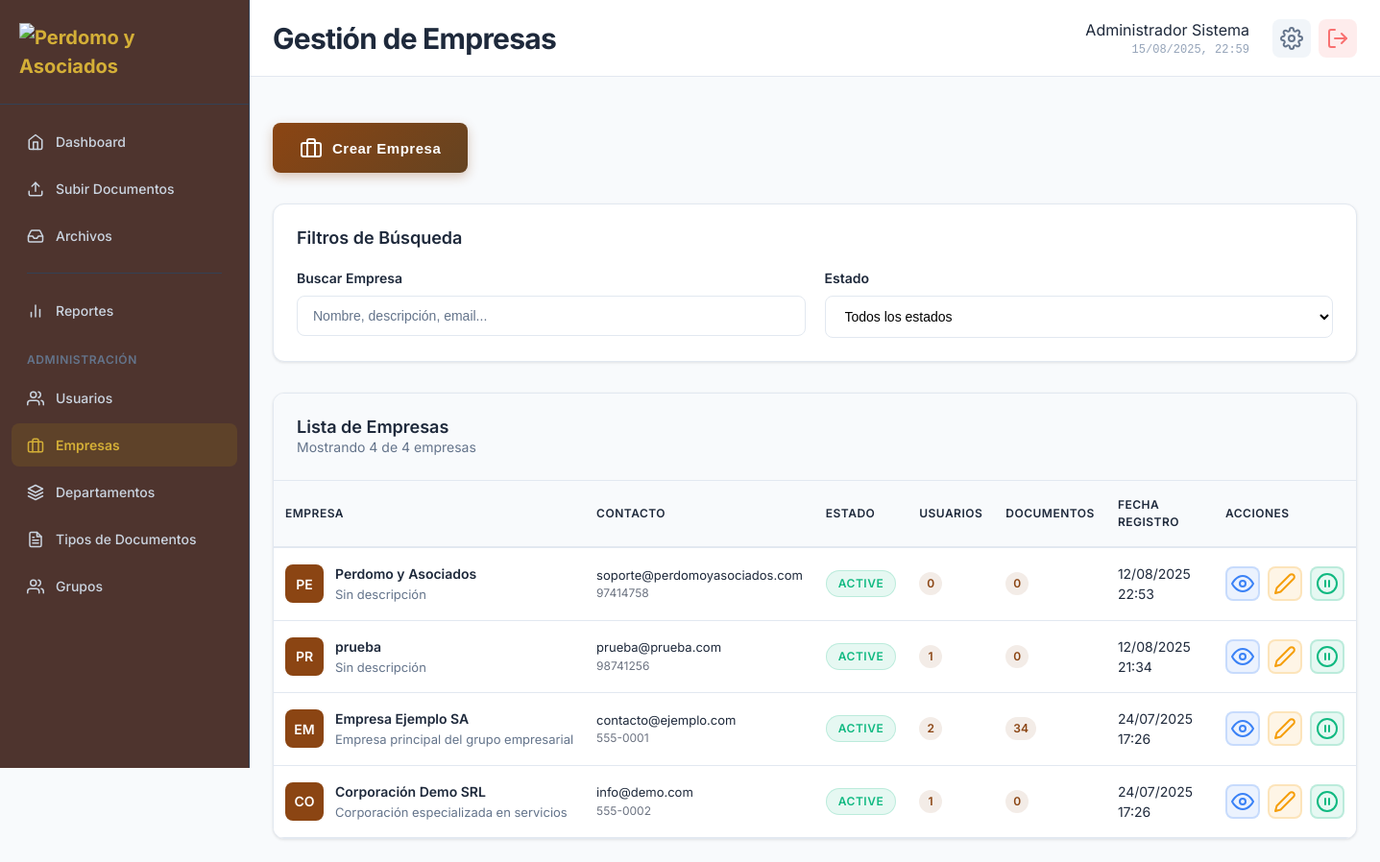
/modules/companies/index.php (signed in), run on the app's committed database.
### tables this page shows
CREATE TABLE `companies` (
  `id` int(11) NOT NULL,
  `name` varchar(255) NOT NULL,
  `description` text DEFAULT NULL,
  `ruc` varchar(20) DEFAULT NULL,
  `address` text DEFAULT NULL,
  `phone` varchar(20) DEFAULT NULL,
  `email` varchar(100) DEFAULT NULL,
  `contact_person` varchar(100) DEFAULT NULL,
  `status` enum('active','inactive') DEFAULT 'active',
  `created_at` timestamp NOT NULL DEFAULT current_timestamp(),
  `updated_at` timestamp NOT NULL DEFAULT current_timestamp() ON UPDATE current_timestamp()
);

### config/session.php (called while the page is built, shortened)
<?php
class SessionManager {
    public static function isLoggedIn() {
        return isset($_SESSION['user_id']) && !empty($_SESSION['user_id']);
    }
    public static function getCurrentUser() {
        return [
            'id' => $_SESSION['user_id'],
            'username' => $_SESSION['username'],
            'email' => $_SESSION['email'],
            'first_name' => $_SESSION['first_name'],
            'last_name' => $_SESSION['last_name'],
            'role' => $_SESSION['role'],
            'company_id' => $_SESSION['company_id'],
            'department_id' => $_SESSION['department_id'],
            'download_enabled' => $_SESSION['download_enabled'] ?? 1,
            'full_name' => trim(($_SESSION['first_name'] ?? '') . ' ' . ($_SESSION['last_name'] ?? ''))
        ];
    }
}
?>

### modules/companies/index.php (the view, shortened to what this page needs)
<?php
require_once '../../config/session.php';
require_once '../../config/database.php';
$currentUser = SessionManager::getCurrentUser();
try {
    $database = new Database();
    $pdo = $database->getConnection();
} catch (Exception $e) {
    error_log("Error de conexión a base de datos en companies/index.php: " . $e->getMessage());
    die("Error de conexión a la base de datos. Por favor, contacte al administrador.");
}
$itemsPerPage = 10;
$currentPage = isset($_GET['page']) ? max(1, (int)$_GET['page']) : 1;
$offset = ($currentPage - 1) * $itemsPerPage;
$filters = [
    'search' => $_GET['search'] ?? '',
    'status' => $_GET['status'] ?? ''
];
$whereConditions = ["c.status != 'deleted'"];
$params = [];
$whereClause = implode(' AND ', $whereConditions);
try {
    $companiesQuery = "SELECT c.*,
                       (SELECT COUNT(*) FROM users u WHERE u.company_id = c.id AND u.status != 'deleted') as user_count,
                       (SELECT COUNT(*) FROM documents d JOIN users u ON d.user_id = u.id WHERE u.company_id = c.id) as document_count
                       FROM companies c
                       WHERE " . $whereClause . "
                       ORDER BY c.created_at DESC
                       LIMIT ? OFFSET ?";
    $stmt = $pdo->prepare($companiesQuery);
    $stmt->execute(array_merge($params, [$itemsPerPage, $offset]));
    $companies = $stmt->fetchAll(PDO::FETCH_ASSOC);
    $countQuery = "SELECT COUNT(*) FROM companies c WHERE " . $whereClause;
    $stmt = $pdo->prepare($countQuery);
    $stmt->execute($params);
    $totalCompanies = $stmt->fetchColumn();
} catch (Exception $e) {
    error_log("Error obteniendo empresas: " . $e->getMessage());
    $companies = [];
    $totalCompanies = 0;
    $totalPages = 1;
}
function getStatusBadgeClass($status) {
    switch ($status) {
        case 'active': return 'status-active';
    }
}
function formatDate($dateString) {
    $date = new DateTime($dateString);
    return $date->format('d/m/Y H:i');
}
?>
<!DOCTYPE html>
<html lang="es">
<head>
    <link rel="stylesheet" href="../../assets/css/main.css">
    <link rel="stylesheet" href="../../assets/css/dashboard.css">
    <link rel="stylesheet" href="../../assets/css/sidebar.css">
    <link rel="stylesheet" href="../../assets/css/companies.css">
</head>
<body class="dashboard-layout">
    <?php include '../../includes/sidebar.php'; ?>
    <div class="main-content">
        <header class="content-header">
            <div class="header-left">
                <h1>Gestión de Empresas</h1>
            </div>
            <div class="header-right">
                <div class="header-info">
                    <div class="user-name-header"><?php echo htmlspecialchars(($currentUser['first_name'] ?? '') . ' ' . ($currentUser['last_name'] ?? '')); ?></div>
                    <div class="current-time" id="currentTime"></div>
                </div>
                <div class="header-actions">
                    <button class="btn-icon" onclick="showComingSoon('Configuración')">
                        <i data-feather="settings"></i>
                    </button>
                    <a href="../../logout.php" class="btn-icon logout-btn" onclick="return confirm('¿Está seguro que desea cerrar sesión?')">
                        <i data-feather="log-out"></i>
                    </a>
                </div>
            </div>
        </header>
        <div class="companies-container">
            <div class="page-header">
                <div class="page-title-section">
                    <button class="btn btn-primary btn-create-company" onclick="openCreateCompanyModal()">
                        <i data-feather="briefcase"></i>
                        <span>Crear Empresa</span>
                    </button>
                </div>
            </div>
            <div class="filters-section">
                <h3>Filtros de Búsqueda</h3>
                <form class="filters-form" method="GET">
                    <div class="filters-row">
                        <div class="filter-group">
                            <label for="search">Buscar Empresa</label>
                            <input type="text"
                                   id="search"
                                   name="search"
                                   class="form-input"
                                   placeholder="Nombre, descripción, email..."
                                   value="<?php echo htmlspecialchars($filters['search']); ?>">
                        </div>
                        <div class="filter-group">
                            <label for="status">Estado</label>
                            <select id="status" name="status" class="form-input">
                                <option value="">Todos los estados</option>
                            </select>
                        </div>
                    </div>
                </form>
            </div>
            <div class="table-section">
                <div class="table-header-info">
                    <div>
                        <h3>Lista de Empresas</h3>
                        <p>Mostrando <?php echo count($companies); ?> de <?php echo $totalCompanies; ?> empresas</p>
                    </div>
                </div>
                <div class="table-wrapper">
                    <?php if (empty($companies)): ?>
                        <div class="table-empty">
                            <i data-feather="briefcase"></i>
                            <h4>No se encontraron empresas</h4>
                            <p>No hay empresas que coincidan con los filtros aplicados.</p>
                        </div>
                    <?php else: ?>
                        <table class="data-table">
                            <thead>
                                <tr>
                                    <th>Empresa</th>
                                    <th>Contacto</th>
                                    <th>Estado</th>
                                    <th>Usuarios</th>
                                    <th>Documentos</th>
                                    <th>Fecha Registro</th>
                                    <th class="actions-cell">Acciones</th>
                                </tr>
                            </thead>
                            <tbody>
                                <?php foreach ($companies as $company): ?>
                                    <tr>
                                        <td>
                                            <div class="company-info">
                                                <div class="company-avatar">
                                                    <?php echo strtoupper(substr($company['name'], 0, 2)); ?>
                                                </div>
                                                <div class="company-details">
                                                    <div class="company-name">
                                                        <?php echo htmlspecialchars($company['name']); ?>
                                                    </div>
                                                    <div class="company-description">
                                                        <?php echo htmlspecialchars($company['description'] ?? 'Sin descripción'); ?>
                                                    </div>
                                                </div>
                                            </div>
                                        </td>
                                        <td>
                                            <div>
                                                <?php if (!empty($company['email'])): ?>
                                                    <div style="font-size: 13px;"><?php echo htmlspecialchars($company['email']); ?></div>
                                                <?php endif; ?>
                                                <?php if (!empty($company['phone'])): ?>
                                                    <div style="font-size: 12px; color: #6b7280;"><?php echo htmlspecialchars($company['phone']); ?></div>
                                                <?php endif; ?>
                                            </div>
                                        </td>
                                        <td>
                                            <span class="status-badge <?php echo getStatusBadgeClass($company['status']); ?>">
                                                <?php echo htmlspecialchars($company['status']); ?>
                                            </span>
                                        </td>
                                        <td>
                                            <span class="badge-count"><?php echo number_format($company['user_count']); ?></span>
                                        </td>
                                        <td>
                                            <span class="badge-count"><?php echo number_format($company['document_count']); ?></span>
                                        </td>
                                        <td><?php echo formatDate($company['created_at']); ?></td>
                                        <td class="actions-cell">
                                            <div class="action-buttons">
                                                <button class="btn-action btn-view"
                                                        onclick="showCompanyDetails(<?php echo $company['id']; ?>)"
                                                        title="Ver detalles">
                                                    <i data-feather="eye"></i>
                                                </button>
                                                <button class="btn-action btn-edit"
                                                        onclick="editCompany(<?php echo $company['id']; ?>)"
                                                        title="Editar empresa">
                                                    <i data-feather="edit-2"></i>
                                                </button>
                                                <button class="btn-action btn-toggle"
                                                        onclick="toggleCompanyStatus(<?php echo $company['id']; ?>, '<?php echo $company['status']; ?>')"
                                                        title="<?php echo $company['status'] === 'active' ? 'Desactivar' : 'Activar'; ?> empresa">
                                                    <i data-feather="<?php echo $company['status'] === 'active' ? 'pause-circle' : 'play-circle'; ?>"></i>
                                                </button>
                                            </div>
                                        </td>
                                    </tr>
                                <?php endforeach; ?>
                            </tbody>
                        </table>
                    <?php endif; ?>
                </div>
            </div>
        </div>
    </div>
</body>
</html>

### data on the page
companies: name "PE", name "Perdomo y Asociados", description "Sin descripción", email "soporte@perdomoyasociados.com", phone "97414758", status "ACTIVE", user_count "0", document_count "0", created_at "12/08/2025 22:53"
companies: name "PR", name "prueba", description "Sin descripción", email "prueba@prueba.com", phone "98741256", status "ACTIVE", user_count "1", document_count "0", created_at "12/08/2025 21:34"
companies: name "EM", name "Empresa Ejemplo SA", description "Empresa principal del grupo empresarial", email "contacto@ejemplo.com", phone "555-0001", status "ACTIVE", user_count "2", document_count "34", created_at "24/07/2025 17:26"
companies: name "CO", name "Corporación Demo SRL", description "Corporación especializada en servicios", email "info@demo.com", phone "555-0002", status "ACTIVE", user_count "1", document_count "0", created_at "24/07/2025 17:26"

### other printed values
count($companies) "4"
$totalCompanies "4"
